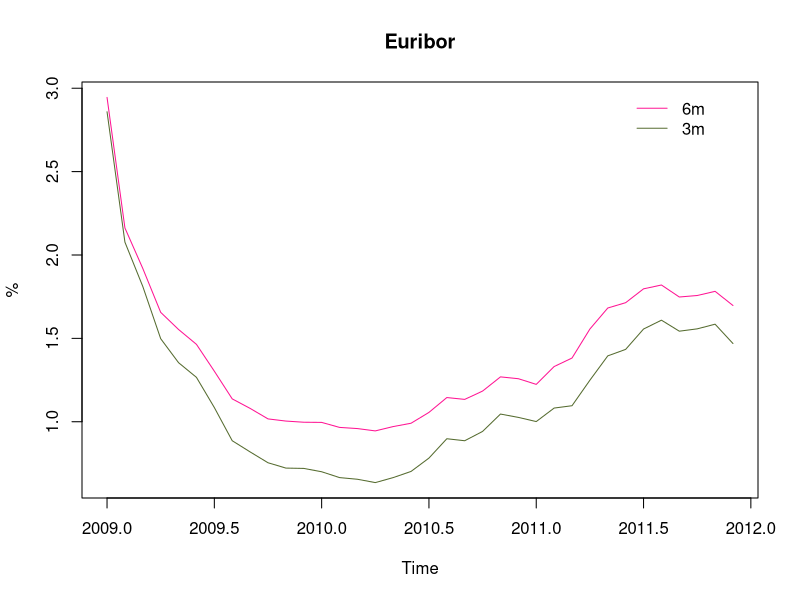
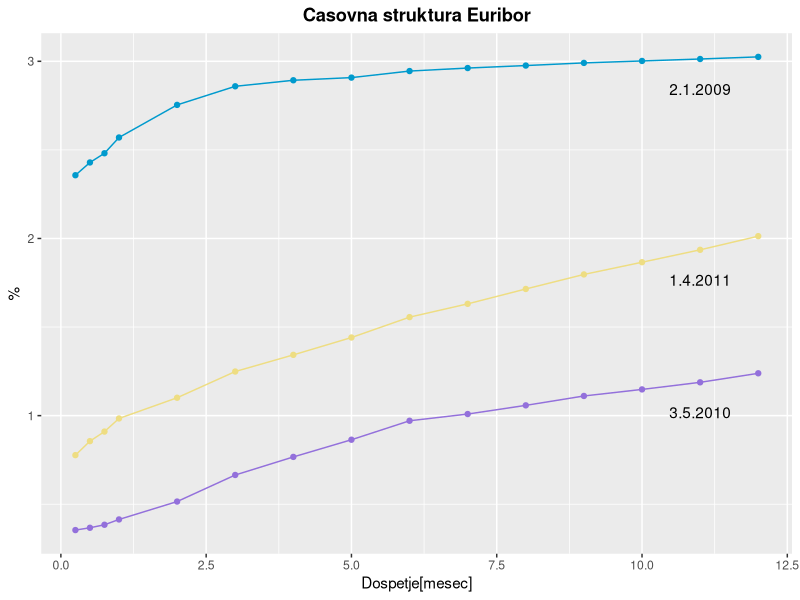
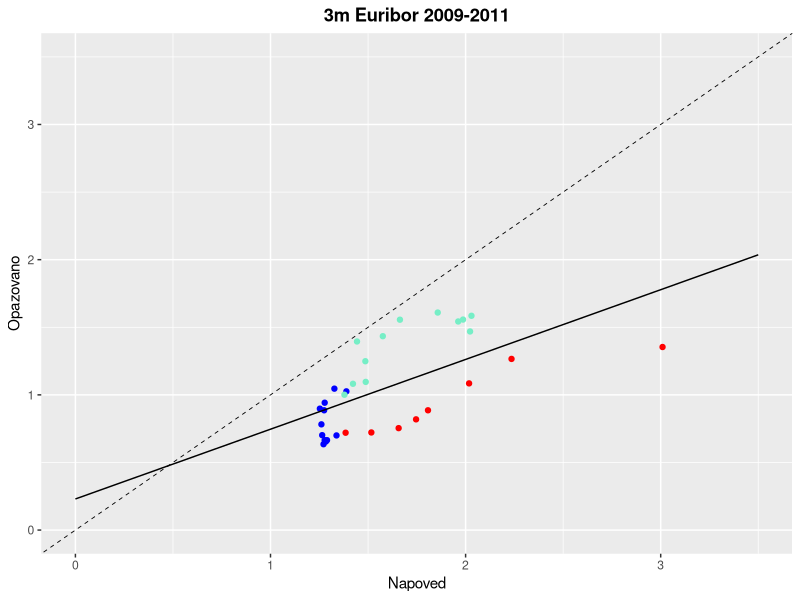
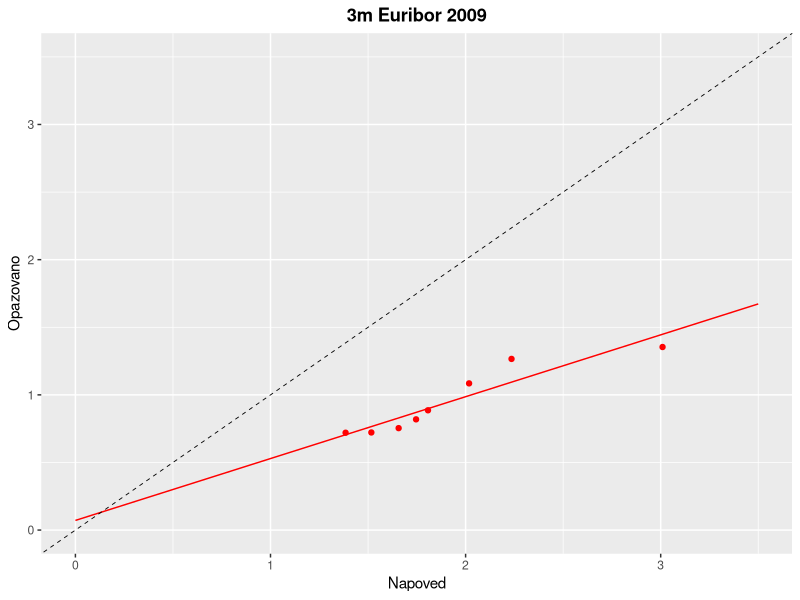
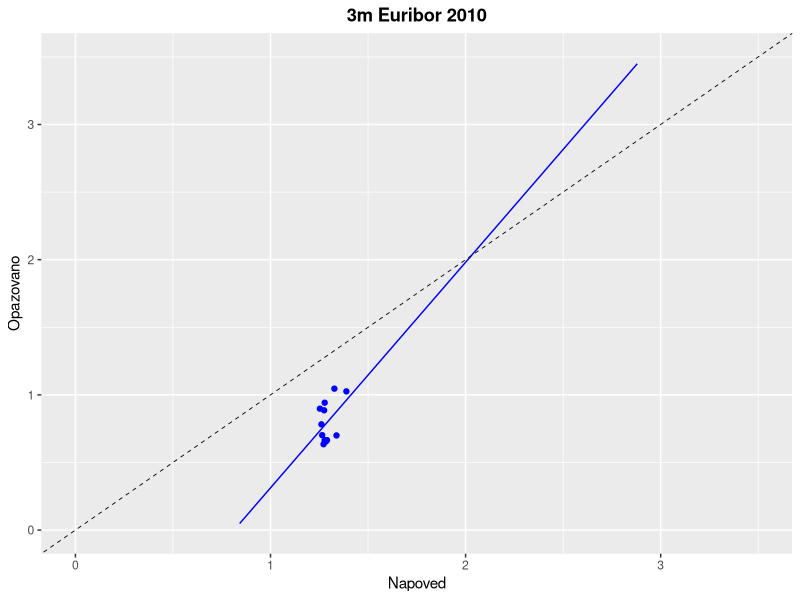
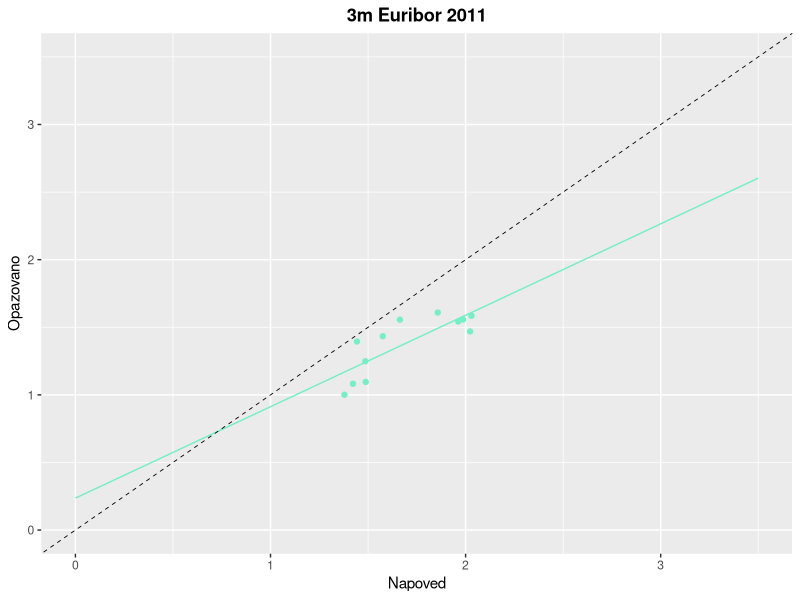

Here is the R script that generated these plots, in order:
library(dplyr)
library(ggplot2)
require(ggplot2)
require(reshape2)

#1. naloga

#uvozimo podatke za euribor za leto 2009
euribor_2009 <- read.csv2("euribor_2009.csv", header = TRUE) %>% .[(1:15),]
rownames(euribor_2009) <- euribor_2009$X
euribor_2009$X <- NULL
euribor_2009 <- t(euribor_2009)
print(euribor_2009)

#uvozimo podatke za euribor za leto 2010
euribor_2010 <- read.csv2("euribor_2010.csv", header = TRUE) %>% .[(1:15),]
rownames(euribor_2010) <- euribor_2010$X
euribor_2010$X <- NULL
euribor_2010 <- t(euribor_2010)
print(euribor_2010)

#uvozimo podatke za euribor za leto 2011
euribor_2011 <- read.csv2("euribor_2011.csv", header = TRUE) %>% .[(1:15),]
rownames(euribor_2011) <- euribor_2011$X
euribor_2011$X <- NULL
euribor_2011 <- t(euribor_2011)
print(euribor_2011)

#podatki za 3m in 6m
euribor_2009_3_6 <- euribor_2009[,c("3m","6m")]
euribor_2010_3_6 <- euribor_2010[,c("3m","6m")]
euribor_2011_3_6 <- euribor_2011[,c("3m","6m")]

euribor_3_6 <- rbind(euribor_2009_3_6,euribor_2010_3_6,euribor_2011_3_6, id = NULL)

#graf, ki prikazuje kako se spreminjata trimesečna in šestmesečna obrestna mera
casovna_vrsta_3 <- ts(data = euribor_3_6[,c("3m")], frequency = 12, start = c(2009,1)) 
casovna_vrsta_6 <- ts(data = euribor_3_6[,c("6m")], frequency = 12, start = c(2009,1)) 
graf_casovna_vrsta <- ts.plot(casovna_vrsta_3, casovna_vrsta_6, col = c("darkolivegreen","deeppink"),main = "Euribor", ylab = "%")
legend(2011.4,3 ,legend = c("6m", "3m"), col = c("deeppink","darkolivegreen"), lty = 1, box.lty = 0)

#2. naloga

#izberemo 3 datume: januar 2009, maj 2010 in april 2011
#podatki za izbrane datume za vse dospelosti 
januar_2009 <- euribor_2009[(1),]
maj_2010 <- euribor_2010[(5),]
april_2011 <- euribor_2011[(4),]

#graf, ki prikazuje časovno strukturo obrestnih mer na izbrane datume
df <- data.frame(dospetje = c(1/4,1/2,3/4,1:12),
                 januar_2009 = januar_2009,
                 maj_2010 = maj_2010,
                 april_2011 = april_2011)
df <- melt(df ,  id.vars = 'dospetje', variable.name = 'datum', value.name = "obrestna_mera")
theme_update(plot.title = element_text(hjust = 0.5, face = "bold"), legend.position="none")
ggplot(df, aes(dospetje,obrestna_mera)) + geom_point(aes(colour = datum)) + ggtitle("Casovna struktura Euribor") + 
  xlab("Dospetje[mesec]") + ylab("%") + scale_color_manual(values=c("deepskyblue3", "mediumpurple", "lightgoldenrod")) + 
  geom_line(aes(colour = datum)) + geom_text(data = df %>% filter(dospetje == 11), vjust =3, aes(label = c("2.1.2009","3.5.2010","1.4.2011")))+
  guides(fill=FALSE)

#oblike prikazanih krivulj
#za vsa tri leta velja, da na izbran datum obrestna mera narašča skupaj z dospetjem. na začetku krivulje, ko se dospetja
#razlikujejo v tednih raste hitreje, potem pa počasneje, za leto 2009 je tako na koncu skoraj že ravna
#najvišje obrestne mere lahko zasledimo v letu 2009, potem pa sledi velik padec v letu 2010 in ponovna rast v letu 2011
#sicer imajo vse krivulje dokaj podobno obliko, prav tako so vse v večini delov konkavne
#za leto 2009 za dospetja med 3 in 12 mesecev krivulja skoraj ravna, kar pomeni da so obrestne mere skoraj enake, to pa
#je signal za negotovost v ekonomiji
#tako za leto 2010 kot tudi 2011 imata krivulji normalno obliko, to pomeni da obrestna mera narašča z dospetjem (naklon
#krivulje je pozitiven). Pozitiven naklon odraža pričakovanja investitorjev o prihodnji rasti ekonomije, rast pa je pogosto povezana
#s pričakovanji višje inflacije. Višja inflacija pa pomeni, da bo centralna banka zaostrila monetarno politiko z višanjem
#kratkotrajnih obrestnih mer v prihodnosti z namenom upočasnitve ekonomske rasti. Prav tako pa ustvari potrebo po zavarovalni premiji 
#povezani z negotovostjo o prihodnji stopnji inflacije, ki ima vpliv na vrednost prihodnjih denarnih tokov. Investitorji zato zahtevajo
#višje obrestne mere za dospetja dlje v prihododnost. 

#3. naloga

#izračunamo terminske obrestne mere
tri = euribor_3_6[,c("3m")]
sest = euribor_3_6[,c("6m")]
#stolpec, ki prikazuje vse možne terminske obrestne mere 3x6
napoved = (((1 + 0.5*sest/100)/(1 + 0.25*tri/100) - 1)/0.25)*100
print(napoved)
napoved1 = napoved[1:32]
leto = c(1:36)

#dodamo stolpec napoved in leto
tabela_napoved <- cbind(euribor_3_6,napoved,leto, id = NULL)
tabela_napoved[,"napoved"] <- NA
tabela_napoved[5:36,"napoved"] <- napoved1
tabela_napoved[1:12,"leto"] <- 2009
tabela_napoved[13:24,"leto"] <- 2010
tabela_napoved[25:36,"leto"] <- 2011
#tabela, ki prikazuje datum, opazovano trenutno 3-mesečno obrestno mero in napoved
tabela_napoved1 <- tabela_napoved[,c("3m","6m","napoved")]
print(tabela_napoved1)

tabela_napoved_3m <- tabela_napoved[,c("3m","napoved","leto")]
colnames(tabela_napoved_3m)[1] <- "tri_m"
tabela_napoved_3m <- data.frame(tabela_napoved_3m)

#razsevni grafikon
theme_update(plot.title = element_text(hjust = 0.5, face = "bold"))
ggplot(tabela_napoved_3m, aes(napoved,tri_m,colour = factor(leto))) + geom_point(na.rm = TRUE,stat = 'identity') + ggtitle("3m Euribor 2009-2011") + 
  xlab("Napoved") + ylab("Opazovano") + scale_color_manual(values=c("red", "blue", "aquamarine2"),labels = c("2009", "2010", "2011"), breaks = c("2009", "2010", "2011"), limits = c("2009", "2010", "2011"), name = "leto")+
  xlim(0,3.5) + ylim(0,3.5) + geom_smooth(method = "lm", na.rm = TRUE, se = FALSE, color='black', size = 0.5, fullrange = TRUE) +
  geom_abline(slope = 1, size = 0.3, linetype = "dashed") 
 
#grafikon za leto 2009
theme_update(plot.title = element_text(hjust = 0.5, face = "bold"))
ggplot(data = tabela_napoved_3m %>% filter(leto == 2009), aes(napoved,tri_m)) + geom_point(na.rm = TRUE, color = "red") + 
  ggtitle("3m Euribor 2009") + xlab("Napoved") + ylab("Opazovano") + xlim(0,3.5) + ylim(0,3.5)+
  geom_smooth(method = "lm", na.rm = TRUE, se = FALSE, color='red', size = 0.5, fullrange = TRUE)+
  geom_abline(slope = 1, size = 0.3, linetype = "dashed")

#grafikon za leto 2010
theme_update(plot.title = element_text(hjust = 0.5, face = "bold"))
ggplot(data = tabela_napoved_3m %>% filter(leto == 2010), aes(napoved,tri_m)) + geom_point(na.rm = TRUE, color = "blue") + 
  ggtitle("3m Euribor 2010") + xlab("Napoved") + ylab("Opazovano") + xlim(0,3.5) + ylim(0,3.5)+
  geom_smooth(method = "lm", na.rm = TRUE, se = FALSE, color='blue', size = 0.5, fullrange = TRUE)+
  geom_abline(slope = 1, size = 0.3, linetype = "dashed")


#grafikon za leto 2011
theme_update(plot.title = element_text(hjust = 0.5, face = "bold"))
ggplot(data = tabela_napoved_3m %>% filter(leto == 2011), aes(napoved,tri_m)) + geom_point(na.rm = TRUE, color = "aquamarine2") + 
  ggtitle("3m Euribor 2011") + xlab("Napoved") + ylab("Opazovano") + xlim(0,3.5) + ylim(0,3.5)+
  geom_smooth(method = "lm", na.rm = TRUE, se = FALSE, color="aquamarine2", size = 0.5,fullrange = TRUE)+
  geom_abline(slope = 1, size = 0.3, linetype = "dashed")

#hipoteza pričakovanj trga
#pod pogojem, da ta hipoteza velja bi točke grafa morale ležati na simetrali lihih kvadrantov, vendar pa večinoma ležijo pod
#simetralo. Torej hipoteze na podlagi empiričnih podatkov ne moremo potrditi. Hipotezo še najbolj potrjujejo podatki za leto 2011,
#ta regresijska premica se namreč še najbolje približa simetrali lihih kvadrantov. 
#Dejstvo, da točke ležijo pod simetralo pomeni, da so bile naše napovedi preveč optimistične, kar pa je razumljivo, saj je na
#začetku opazovanega obdobja moč opaziti strm padec obrestne mere

